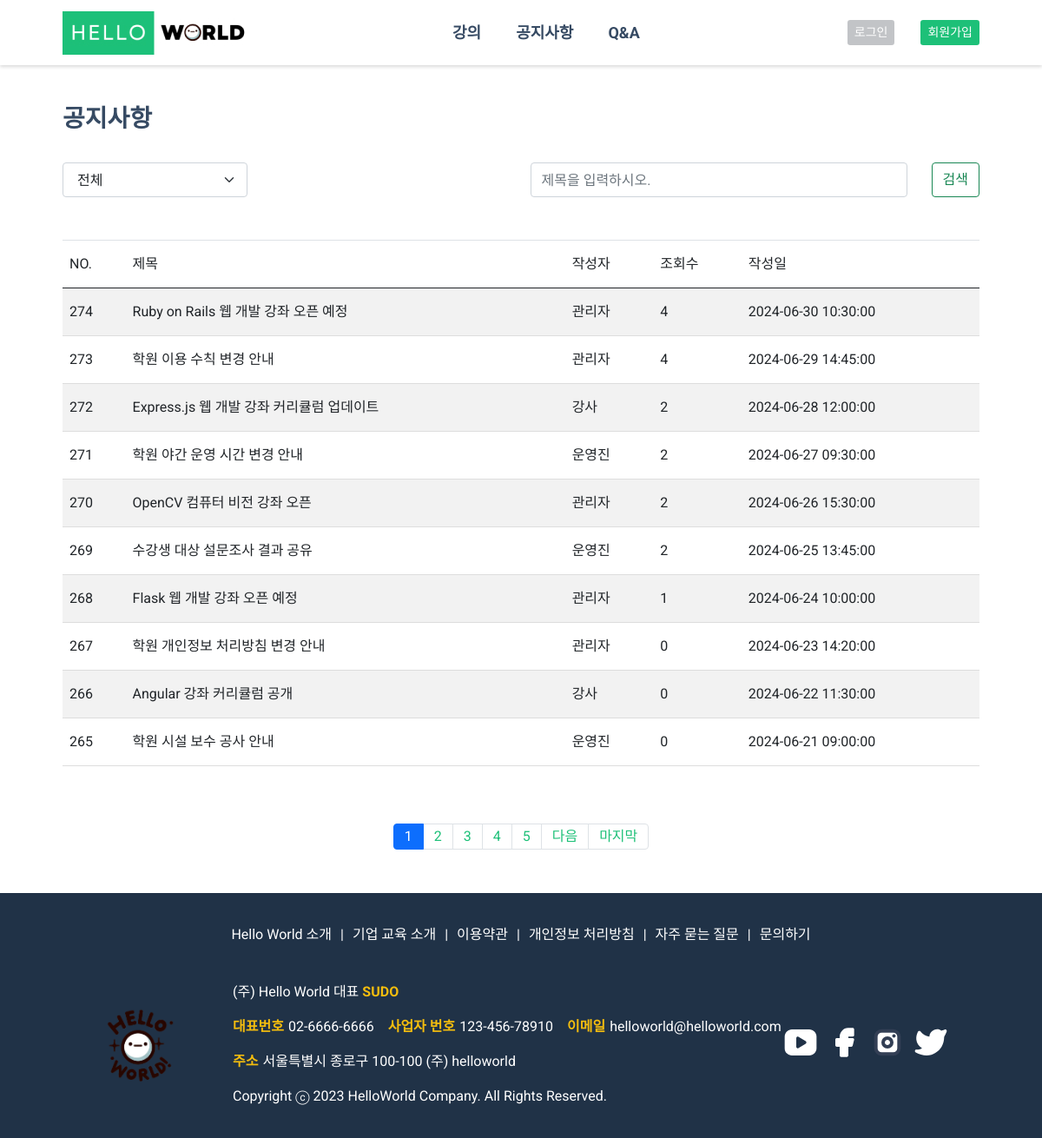
The page /user/notice/notice.php on the database its author committed.
### tables this page shows
CREATE TABLE `notice` (
  `idx` int NOT NULL,
  `title` varchar(30) NOT NULL,
  `name` varchar(100) NOT NULL,
  `view` varchar(1000) NOT NULL,
  `content` varchar(100) NOT NULL,
  `file` varchar(100) NOT NULL,
  `is_img` int NOT NULL,
  `regdate` datetime DEFAULT NULL
);

### user/notice/notice.php (the view, shortened to what this page needs)
<?php
$cssRoute1 ='<link rel="stylesheet" href="/helloworld/user/css/notice.css">';
include_once $_SERVER['DOCUMENT_ROOT'] . '/helloworld/inc/user_header.php';
$sql = "SELECT * FROM notice WHERE 1=1";
$keyword = isset($_GET['keyword']) ? $_GET['keyword'] : '';
$date_option = isset($_GET['date']) ? $_GET['date'] : '';
$view_option = isset($_GET['view']) ? $_GET['view'] : '';
$order_by = "";
switch ($view_option) {
    default:
        $order_by = " ORDER BY idx DESC";
}
$sql .= $order_by;
$result_count = $mysqli->query($sql);
$totalcount = $result_count->num_rows;
$pageCount = 10;
$pageNumber = isset($_GET['pageNumber']) ? $_GET['pageNumber'] : 1;
$start = ($pageNumber - 1) * $pageCount;
$sql .= " LIMIT $start, $pageCount";
$result = $mysqli->query($sql);
?>
<div class="container">
  <h2 class="h2_t">공지사항</h2>
  <div class="d-flex jcsb tb">
    <select class="form-select form-select-lg mb-3 sb p" aria-label="Large select example" id="dateFilter" onchange="location.href='notice.php?date='+this.value+'&keyword=<?= $keyword ?>'">
      <option value="all" <?= $date_option === 'all' ? 'selected' : '' ?>>전체</option>
    </select>
    <form class="block-top d-flex search_bar" action="notice.php" method="GET">
      <input class="form-control me-2 search" type="search" placeholder="제목을 입력하시오." aria-label="Search" id="searchInput" name="keyword" value="<?= $keyword ?>">
      <button class="btn btn-outline-success btn_search" type="submit" id="searchButton">검색</button>
    </form>
  </div>
  <div class="table-container">
    <table class="table table-striped table-hover notice_tb jcsb">
      <thead>
        <tr>
          <th scope="col">NO.</th>
          <th scope="col">제목</th>
          <th scope="col">작성자</th>
          <th scope="col">조회수</th>
          <th scope="col">작성일</th>
        </tr>
      </thead>
      <tbody>
      <?php
              while($row = $result->fetch_assoc()) {
                  $title=$row["title"];
              ?>
              <tr>
                  <th scope="row" class="no_th"><?= $row['idx'];?></th>
                  <td class="title_td"><a href="notice_detail.php?id=<?= $row['idx']; ?>"><?= $title; ?></a></td>
                  <td><?= $row['name'];?></td>
                  <td><?= $row['view'];?></td>
                  <td><?= $row['regdate'];?></td>
                </tr>
              <?php
                  }
                ?>
      </tbody>
    </table>
  </div>
  <div class="d-flex justify-content-center">
        <ul class="pagination">
            <?php
            $block_ct = 5;
            $total_page = ceil($totalcount / $pageCount);
            $block_num = ceil($pageNumber / $block_ct);
            $block_start = (($block_num - 1) * $block_ct) + 1;
            $block_end = $block_start + $block_ct - 1;
            for ($i = $block_start; $i <= $block_end; $i++) {
            if ($i == $pageNumber) {
                echo "<li class=\"page-item active\"><a href=\"notice.php?pageNumber=$i&keyword=$keyword&date=$date_option\" class=\"page-link\">$i</a></li>";
            } else {
                echo "<li class=\"page-item\"><a href=\"notice.php?pageNumber=$i&keyword=$keyword&date=$date_option\" class=\"page-link\">$i</a></li>";
            }
            }
            if ($pageNumber < $total_page) {
            if ($block_end < $total_page) {
                $next = $block_num * $block_ct + 1;
                echo "<li class=\"page-item\"><a href=\"notice.php?pageNumber=$next&keyword=$keyword&date=$date_option\" class=\"page-link\">다음</a></li>";
            }
            echo "<li class=\"page-item\"><a href=\"notice.php?pageNumber=$total_page&keyword=$keyword&date=$date_option\" class=\"page-link\">마지막</a></li>";
            }
            ?>
        </ul>
        </div>
</div>
<?php
include_once $_SERVER['DOCUMENT_ROOT'] . '/helloworld/inc/user_footer.php';
?>

### user/css/common.css (style rules this page uses)
:root { --f-H2: 28px; --f-H1: 32px; --f-H3: 24px; --f-H4: 18px; --f-H5: 16px; --f-H6: 14px; --f-p: 16px; --c-background: #fff; --c-main: #f5f5f5; --c-sub: #11359a; --c-font: #364a63; --c-lightgray: #8094ae; --c-yellow: #f4bd0e; --c-lightblue: #09c2de; --c-lightgreen: #1ee0ac; --c-lightred: #e85347; --c-blue: #465fff; --c-button: #7749f8; --c-button-hover: #5227cc; --c-menu-font: #6e82a5; --c-menu-font-hover: #7f8dff; --c-menu-BG: #101924; --c-active-button: #798bff; --c-Nonactive-button: #6c757d; --c-nonactive-button-hover: #8a8686; --c-complete-button: #28a745; --c-complete-button-hover: #079828; --c-cancle-button: #dc3545; --c-active-check-button: #499eed; --c-Nonactive-check-button: #8a8686; --c-contentBG: #f5f6fa; --c-space_updown: 30px; --c-title-font: #1dc078; --c-menu-font: #4a4a4a; --c-footer-BG: #101924; --c-content-BG: #fff; --c-black: #000; --c-H2: #1b1c1d; --c-p: #495057; --c-lightgray: #999999; --c-primary-button: #00c471; --c-border-grey: #c2c4c7; --c-ribon-blue: #000080; --c-ribon-pulple: #a020f0; --c-ribon-orange: #ff6347; --c-ribon-geeen: #1ee0ac; }
h2, .h2 { font-size: var(--f-H2); font-weight: bold; }
p, .p { font-size: var(--f-p); }
body { font-family: 'Roboto', sans-serif; color: var(--c-font); box-sizing: border-box; }
.container { max-width: 1200px; width: 90%; margin: 0 auto; }
.d-flex { display: flex; }
.jcsb { justify-content: space-between; }
.page-link { color: var(--c-title-font); }
.active > .page-link, .page-link.active { background-color: var(--c-title-font); border-color: var(--c-title-font); }
.table-container { min-height: 287px; }
.h2_t { margin-top: 48px; }
.tb { margin-top: 36px; margin-bottom: 33px; }
.form-select { font-size: var(--c-p); }
th, td { padding: 10px; text-align: left; border-bottom: 1px solid #ddd; }
.container ul { margin-bottom: 50px; }
.container h2 { margin-right: 60px; }

### user/css/notice.css (style rules this page uses)
table td, table th { vertical-align: middle; }
tr { width: 1153px; height: 55px; border-top: 1px solid #dee2e6; border-bottom: 1px solid #dee2e6; }
.pagination { padding-top: 50px; }
.sb { width: 213px; height: 40px; }
.search_bar { gap: 20px; }
.search { width: 434px; height: 40px; font-size: var(--c-p); }
.btn_search { height: 40px; }

### rows shown on the page
notice: idx "274", title "Ruby on Rails 웹 개발 강좌 오픈 예정", name "관리자", view "4", regdate "2024-06-30 10:30:00"
notice: idx "273", title "학원 이용 수칙 변경 안내", name "관리자", view "4", regdate "2024-06-29 14:45:00"
notice: idx "272", title "Express.js 웹 개발 강좌 커리큘럼 업데이트", name "강사", view "2", regdate "2024-06-28 12:00:00"
notice: idx "271", title "학원 야간 운영 시간 변경 안내", name "운영진", view "2", regdate "2024-06-27 09:30:00"
notice: idx "270", title "OpenCV 컴퓨터 비전 강좌 오픈", name "관리자", view "2", regdate "2024-06-26 15:30:00"
notice: idx "269", title "수강생 대상 설문조사 결과 공유", name "운영진", view "2", regdate "2024-06-25 13:45:00"
notice: idx "268", title "Flask 웹 개발 강좌 오픈 예정", name "관리자", view "1", regdate "2024-06-24 10:00:00"
notice: idx "267", title "학원 개인정보 처리방침 변경 안내", name "관리자", view "0", regdate "2024-06-23 14:20:00"
notice: idx "266", title "Angular 강좌 커리큘럼 공개", name "강사", view "0", regdate "2024-06-22 11:30:00"
notice: idx "265", title "학원 시설 보수 공사 안내", name "운영진", view "0", regdate "2024-06-21 09:00:00"
